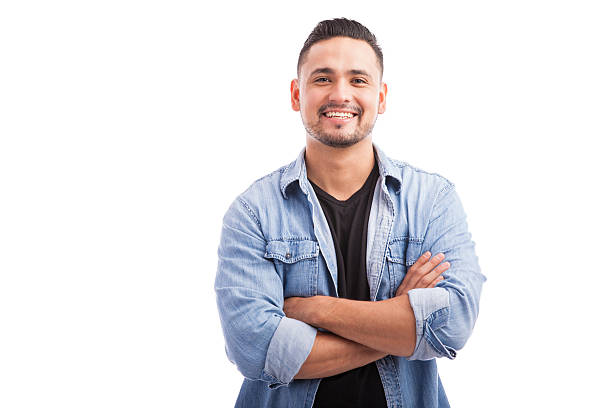
#> input picture sap1.jpg, 612 x 408 px; the run also reads 1 picture not shown here
$ jupyter execute --allow-errors Untitled.ipynb   (shell and % lines are left out)   (older library calls are emulated)
#> lines starting #> are read from the running program, lines starting #| are printed output that depends on the picture; after the words box and inside, x2 and y2 are one past the last pixel; in counts of white or black regions, pixels touching at a corner belong together
[cell 1]
import numpy as np
import matplotlib.pyplot as plt
import warnings
from skimage import data, img_as_float

from skimages.measure import compare_ssim as ssim
import cv2
from resizeimage import resizeimage
warnings.filterwarnings('ignore')

[cell 2]
from PIL import Image
from resizeimage import resizeimage

[cell 3]
pr = cv2.imread('sap1.jpg')
#> pr is the input picture: shape (408, 612, 3); mean B, G, R 225.9, 223.1, 225.8

rows = pr.shape[0]
#> rows = 408
cols = pr.shape[1]
#> cols = 612
#> (the rest of this cell did not finish here and is left out)

[cell 4]
img = img_as_float(pr)
#> img: shape (408, 612, 3) float64
#> (the rest of this cell did not finish here and is left out)

[cell 5]
def mse(imageA, imageB):
    # the 'Mean Squared Error' between the two images is the
    # sum of the squared difference between the two images;
    # NOTE: the two images must have the same dimension
    err = np.sum((imageA.astype("float") - imageB.astype("float")) ** 2)
    err /= float(imageA.shape[0] * imageA.shape[1])

[cell 6]
img =img.reshape(img.shape[0], -1)
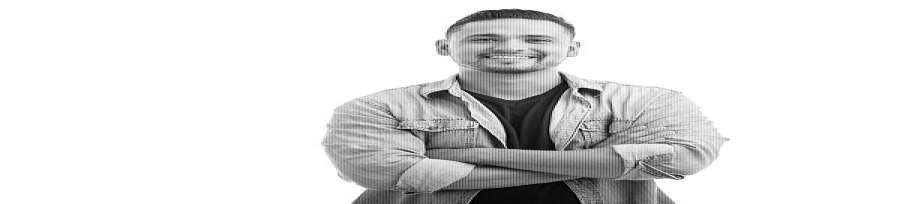
#> img: shape (408, 1836) float64 (shown at 1/2 size); min 0, max 1, mean 0.882
#> (the rest of this cell did not finish here and is left out)

#> (a cell that did not finish here is left out)

[cell 8]
fig, axes = plt.subplots(nrows=1, ncols=3, figsize=(10, 4),
                         sharex=True, sharey=True,
                         )
ax = axes.ravel()

[cell 9]
label = 'MSE: {:.2f}, SSIM: {:.2f}'

#> (the rest of this cell did not finish here and is left out)

[cell 10]
plt.tight_layout()
plt.show()

[cell 11]
plt.imshow(img)

[cell 12]
noise = np.ones_like(img) * 0.2 * (img.max() - img.min())
#> noise: shape (408, 1836) float64; every value is 0.2
noise[np.random.random(size=noise.shape) > 0.5] *= -1
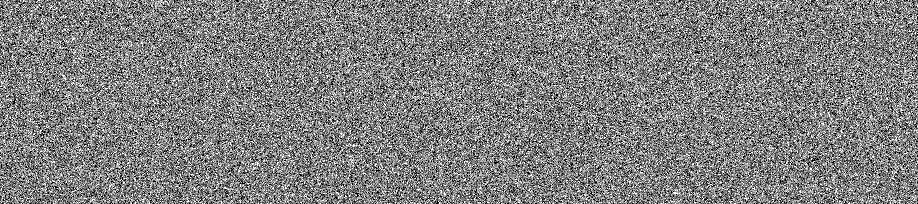
#> noise: shape (408, 1836) float64 (shown at 1/2 size); values -0.2 (black) and 0.2 (white), 49.9% white in thin lines or dots
plt.imshow(noise)

[cell 13]
def mse(x, y):
    return np.linalg.norm(x - y)

[cell 14]
img_noise = img + noise
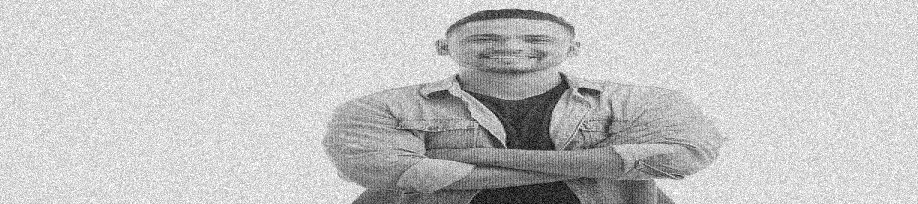
#> img_noise: shape (408, 1836) float64 (shown at 1/2 size); min -0.2, max 1.2, mean 0.882; drawn with min black and max white
img_const = img + abs(noise)

[cell 15]
plt.imshow(img_noise)

[cell 16]
plt.imshow(img_const)

[cell 17]
plt.imshow(img_const, cmap = plt.cm.gray)

[cell 18]
from skimage import data
from skimage.filters import threshold_otsu
camera = data.camera()
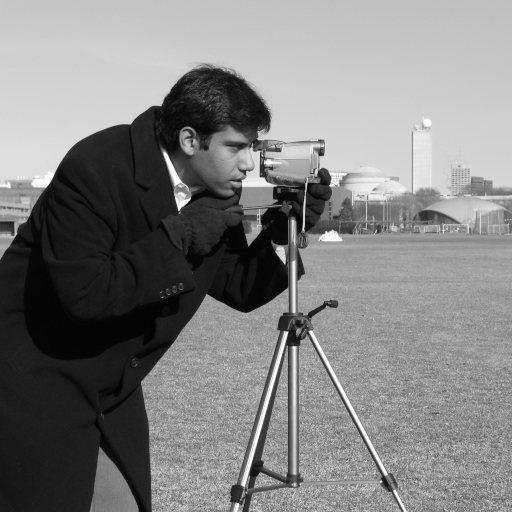
#> input picture skimage.data.camera(), 512 x 512 px
#> camera is the input picture: shape (512, 512); min 0, max 255, mean 129.1
val = threshold_otsu(camera)
#> val = 102
mask = camera < val
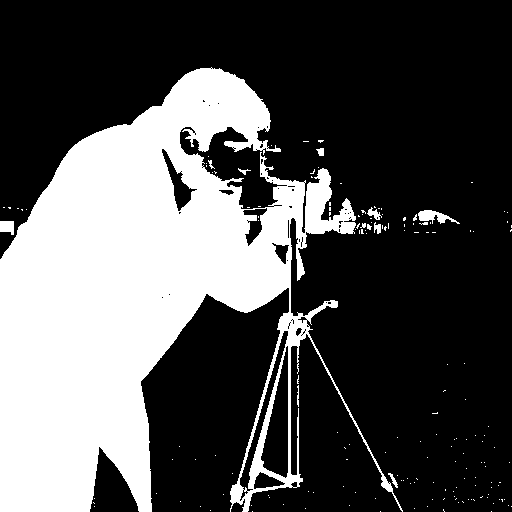
#> mask: shape (512, 512) bool; 32% white; 169 white regions (158 under 20 px), largest, box (x1, y1, x2, y2) and area: (0, 67, 403, 512) 82763, (418, 210, 460, 224) 286, (0, 221, 14, 235) 163

[cell 19]
plt.imshow(mask)

[cell 20]
from skimage import segmentation
from skimage import morphology
#filter_res = morphology.remove_small_objects(adaptive_threshold)
clear_image = segmentation.clear_border(mask)
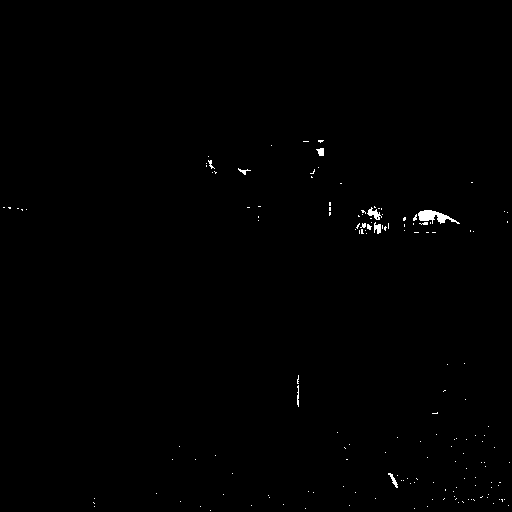
#> clear_image: shape (512, 512) bool; 0.39% white; 160 white regions (151 under 20 px), largest, box (x1, y1, x2, y2) and area: (418, 210, 460, 224) 286, (367, 207, 382, 220) 87, (374, 222, 381, 234) 58

[cell 21]
plt.imshow(clear_image)

[cell 22]
# ouvrir une image
image =cv2.imread('fleur.png')
# enregistrer l'image
#> (the rest of this cell did not finish here and is left out)

# Découpage des différents objets de l’image

[cell 23]
import cv2
import numpy as np
img=cv2.imread ("null.jpg");
hsv = cv2.cvtColor(img, cv2.COLOR_BGR2HSV)
#> hsv: shape (660, 990, 3); mean H, S, V 0, 0, 255
h,s,v= cv2.split(hsv)
#> h: shape (660, 990); every value is 0
#> v: shape (660, 990); every value is 255
ret_h, th_h = cv2.threshold(h,0,255,cv2.THRESH_BINARY+cv2.THRESH_OTSU)
#> ret_h = 0
ret_s, th_s = cv2.threshold(s,0,255,cv2.THRESH_BINARY+cv2.THRESH_OTSU)
#> ret_s = 0
#Fusion th_h et th_s
th=cv2.bitwise_or(th_h,th_s)
#Ajouts de bord à l'image
bordersize=10
th=cv2.copyMakeBorder(th, top=bordersize, bottom=bordersize, left=bordersize, right=bordersize, borderType= cv2.BORDER_CONSTANT, value=[0,0,0] )
#> th: shape (680, 1010); every value is 0
#Remplissage des contours
im_floodfill = th.copy()
h, w = th.shape[:2]
#> h = 680; w = 1010
mask = np.zeros((h+2, w+2), np.uint8)
cv2.floodFill(im_floodfill, mask, (0,0), 255)
#> im_floodfill: shape (680, 1010); every value is 255
im_floodfill_inv = cv2.bitwise_not(im_floodfill)
th = th | im_floodfill_inv
#Enlèvement des bord de l'image
th=th[bordersize: len(th)-bordersize,bordersize: len(th[0])-bordersize]
resultat=cv2.bitwise_and(img,img,mask=th)
#> resultat: shape (660, 990, 3); every value is 0
cv2.imwrite("im_floodfill.png",im_floodfill)
cv2.imwrite("th.png",th)
cv2.imwrite("resultat.png",resultat)
contours, hierarchy = cv2.findContours(th,cv2.RETR_TREE,cv2.CHAIN_APPROX_SIMPLE)
#> contours = []
for i in range (0, len(contours)) :
    mask_BB_i = np.zeros((len(th),len(th[0])), np.uint8)
    x,y,w,h = cv2.boundingRect(contours[i])
    cv2.drawContours(mask_BB_i, contours, i, (255,255,255), -1)
    BB_i=cv2.bitwise_and(img,img,mask=mask_BB_i)
    if h >15 and w>15 :
        BB_i=BB_i[y:y+h,x:x+w]
        cv2.imwrite("BB_"+str(i)+".png",BB_i)
#> this loop made 0 passes

# redimmensionner data 3D en 2D

[cell 24]
import numpy as gfg
import matplotlib.image as img
import pandas as pd

# read an image
imageMat = img.imread('sap1.jpg')
print("Image shape:",
      imageMat.shape)
#| Image shape: (408, 612, 3)

# if image is colored (RGB)
if(imageMat.shape[2] == 3):

  # reshape it from 3D matrice to 2D matrice
  imageMat_reshape = imageMat.reshape(imageMat.shape[0],
                                      -1)
  print("Reshaping to 2D array:",
        imageMat_reshape.shape)
#| Reshaping to 2D array: (408, 1836)

# if image is grayscale
else:
  # remain as it is
  imageMat_reshape = imageMat

# converting it to dataframe.
mat_df = pd.DataFrame(imageMat_reshape)
#> mat_df = table of 408 rows and 1836 columns

# exporting dataframe to CSV file.
mat_df.to_csv('gfgfile.csv',
              header = None,
              index = None)

# retrieving dataframe from CSV file
loaded_df = pd.read_csv('gfgfile.csv',
                        sep = ',',
                        header = None)
# getting matrice values.
loaded_2D_mat = loaded_df.values

# reshaping it to 3D matrice
loaded_mat = loaded_2D_mat.reshape(loaded_2D_mat.shape[0],
                                   loaded_2D_mat.shape[1] // imageMat.shape[2],
                                   imageMat.shape[2])

print("Image shape of loaded Image :",
      loaded_mat.shape)
#| Image shape of loaded Image : (408, 612, 3)

# check if both matrice have same shape or not
if((imageMat == loaded_mat).all()):
  print("\n\nYes",
        "The loaded matrice from CSV file is same as original image matrice")
